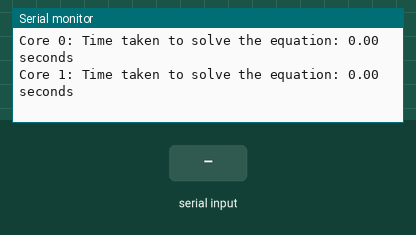
This sketch was run on a simulated ESP32. Parts: the last lines printed to the serial monitor. The inputs (shaded band) are chosen by the test bench. Random numbers use the default seed unless the sketch sets one.

Above: at 2.2 s.
2.3 s: "90,45\n" received over Serial
At 2.9 s:
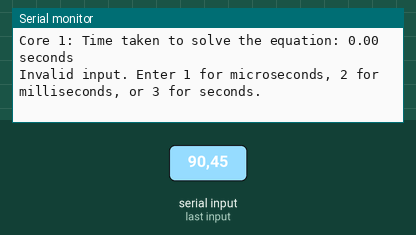
4.8 s: "1\n" received over Serial
At 5.8 s:
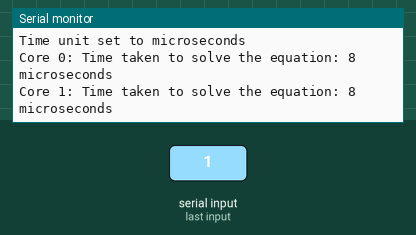
6.5 s: "2\n" received over Serial
At 7.8 s:
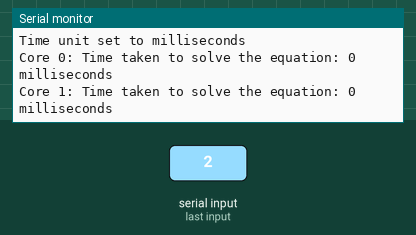
8.5 s: "3\n" received over Serial
At 8.9 s:
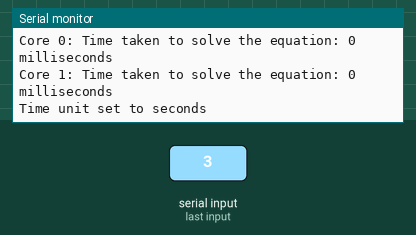

Measured:
- after the input at 2.3 s, the serial monitor: prints a new line at once (image 1)
- after the input at 4.8 s, the serial monitor: prints a new line at once (image 2)
- after the input at 6.5 s, the serial monitor: prints a new line at once (image 3)
- after the input at 8.5 s, the serial monitor: prints a new line at once (image 4)

The sketch:

cputester.ino
```cpp
#include <Arduino.h>
#include <math.h>
#include <freertos/FreeRTOS.h>
#include <freertos/task.h>

/* set displayEquation to true to display equation, core, time info
   set displayEquation to false to only display core, time info

   set time unit according to what unit of time you would like to display
   set to "1" display in microseconds
   set to "2" display in milliseconds
   set to "3" display in seconds

   Change between the options anytime by simply typing 1, 2, or 3 in the serial monitor at any time.
*/

bool displayEquation = false;
int timeUnit = 3;

void taskCore0(void *parameter);
void taskCore1(void *parameter);

void setup() {
  Serial.begin(115200);
  delay(1000);
  xTaskCreatePinnedToCore(taskCore0, "TaskCore0", 10000, NULL, 1, NULL, 0);
  xTaskCreatePinnedToCore(taskCore1, "TaskCore1", 10000, NULL, 1, NULL, 1);
}

void loop() {
  if (Serial.available() > 0) {
    int userInput = Serial.parseInt();
    if (userInput >= 1 && userInput <= 3) {
      timeUnit = userInput;
      Serial.print("Time unit set to ");
      if (timeUnit == 1) {
        Serial.println("microseconds");
      } else if (timeUnit == 2) {
        Serial.println("milliseconds");
      } else if (timeUnit == 3) {
        Serial.println("seconds");
      }
    } else {
      Serial.println("Invalid input. Enter 1 for microseconds, 2 for milliseconds, or 3 for seconds.");
    }
    delay(1000);
  }
}

float solveCubicEquation(float a, float b, float c, float d);

void taskCore0(void *parameter) {
  for (;;) {
    float a = random(10000, 1000000); // Coefficient for x^3
    float b = random(-100000, 100000); // Coefficient for x^2
    float c = random(-100000, 100000); // Coefficient for x
    float d = random(-100000, 100000); // Constant term

    if (displayEquation) {
      Serial.print("Core 0: Equation: " + String(a) + "x^3 + " + String(b) + "x^2 + " + String(c) + "x + " + String(d));
    }
    unsigned long startTime = micros();

    for (int i = 0; i < 100000; ++i) {
      float result = sqrt(i) * sin(i) + cos(i);
    }

    float root = solveCubicEquation(a, b, c, d);
    unsigned long endTime = micros();
    if (displayEquation) {
      Serial.println(", Root: " + String(root));
    }
    Serial.print("Core 0: Time taken to solve the equation: ");
    printTime(endTime - startTime);
    delay(1000);
  }
}

// Task function for Core 1
void taskCore1(void *parameter) {
  for (;;) {
    float a = random(10000, 1000000); // Coefficient for x^3
    float b = random(-100000, 100000); // Coefficient for x^2
    float c = random(-100000, 100000); // Coefficient for x
    float d = random(-100000, 100000); // Constant term

    if (displayEquation) {
      Serial.print("Core 1: Equation: " + String(a) + "x^3 + " + String(b) + "x^2 + " + String(c) + "x + " + String(d));
    }

    unsigned long startTime = micros();

    for (int i = 0; i < 100000; ++i) {
      float result = sqrt(i) * sin(i) + cos(i);
    }

    float root = solveCubicEquation(a, b, c, d);
    unsigned long endTime = micros();
    if (displayEquation) {
      Serial.println(", Root: " + String(root));
    }
    Serial.print("Core 1: Time taken to solve the equation: ");
    printTime(endTime - startTime);
    delay(1000);
  }
}

float solveCubicEquation(float a, float b, float c, float d) {
  float q = (3 * a * c - b * b) / (9 * a * a);
  float r = (9 * a * b * c - 27 * a * a * d - 2 * b * b * b) / (54 * a * a * a);
  float delta = q * q * q + r * r;

  if (delta >= 0) {
    float s = cbrt(r + sqrt(delta));
    float t = cbrt(r - sqrt(delta));
    float root = -b / (3 * a) - (s + t) / 2;
    return root;
  } else {
    float theta = acos(r / sqrt(-q * q * q));
    float root1 = 2 * sqrt(-q) * cos(theta / 3) - b / (3 * a);
    return root1;
  }
}

void printTime(unsigned long microseconds) {
  if (timeUnit == 1) {
    Serial.print(microseconds);
    Serial.println(" microseconds");
  } else if (timeUnit == 2) {
    Serial.print(microseconds / 1000);
    Serial.println(" milliseconds");
  } else if (timeUnit == 3) {
    Serial.print(microseconds / 1000000.0);
    Serial.println(" seconds");
  }
}
```
